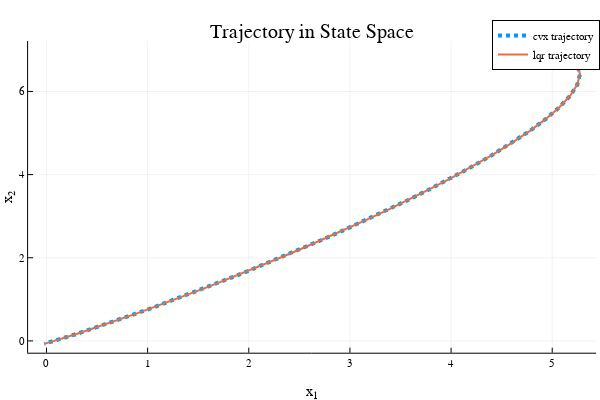

The code cell stored with this chart in its notebook:
### Code cell
@testset "Convex trajopt vs LQR" begin 
    
    # problem stuff
    dt = 0.1 
    tf = 5.0 
    t_vec = 0:dt:tf 
    N = length(t_vec)
    A,B = double_integrator_AB(dt)
    nx,nu = size(B)
    x0 = [5,7,2,-1.4] # initial condition 
    Q = diagm(ones(nx))
    R = diagm(ones(nu))
    Qf = 5*Q 
    
    # solve for X_{1:N}, U_{1:N-1} with convex optimization
    Xcvx,Ucvx = convex_trajopt(A,B,Q,R,Qf,N,x0; verbose = false)
    P, K = fhlqr(A,B,Q,R,Qf,N)
    # now let's simulate using Ucvx 
    Xsim_cvx = [zeros(nx) for i = 1:N]
    Xsim_cvx[1] = 1*x0 
    Xsim_lqr = [zeros(nx) for i = 1:N]
    Xsim_lqr[1] = 1*x0 
    for i = 1:N-1
        # simulate cvx control 
        Xsim_cvx[i+1] = A*Xsim_cvx[i] + B*Ucvx[i]
        
        # TODO: use your FHLQR control gains K to calculate u_lqr
        # simulate lqr control 
        u_lqr = -K[i] * Xsim_lqr[i]
        Xsim_lqr[i+1] = A*Xsim_lqr[i] + B*u_lqr
    end
    

    @test isapprox(Xsim_lqr[end], [-0.02286201, -0.0714058, -0.21259, -0.154030], rtol = 1e-3)
    @test 1e-13 < norm(Xsim_lqr[end] - Xsim_cvx[end]) < 1e-3
    @test 1e-13 < maximum(norm.(Xsim_lqr - Xsim_cvx)) < 1e-3

    
    # ------------------------plotting--------------------------
    X1m = mat_from_vec(Xsim_cvx)
    X2m = mat_from_vec(Xsim_lqr)
    # plot trajectory in x1 x2 space 
    plot(X1m[1,:],X1m[2,:], label = "cvx trajectory", lw = 4, ls = :dot)
    display(plot!(X2m[1,:],X2m[2,:],
                 title = "Trajectory in State Space",
                 ylabel = "x₂", xlabel = "x₁", lw = 2, label = "lqr trajectory"))
    # ------------------------plotting--------------------------

end

### Figure 1 — Plotly figure (JSON) as saved in the notebook; plotly's stock layout.template omitted (floating-point values rounded to 4 significant figures)
{"data": [{"colorbar": {"len": 0.8657, "title": "", "x": 0.9934, "y": 0.5087}, "legendgroup": "cvx trajectory", "line": {"color": "rgba(0, 154, 250, 1.000)", "dash": "dot", "shape": "linear", "width": 4}, "mode": "lines", "name": "cvx trajectory", "showlegend": true, "type": "scatter", "x": [5, 5.161, 5.249, 5.274, 5.248, 5.177, 5.071, 4.934, 4.775, 4.597, 4.405, 4.203, 3.995, 3.783, 3.57, 3.359, 3.15, 2.946, 2.747, 2.554, 2.369, 2.192, 2.022, 1.861, 1.709, 1.565, 1.429, 1.302, 1.183, 1.072, 0.9683, 0.8722, 0.7831, 0.7007, 0.6246, 0.5544, 0.4898, 0.4304, 0.3759, 0.3258, 0.2799, 0.2377, 0.199, 0.1635, 0.1307, 0.1004, 0.07241, 0.04632, 0.02191, -0.001066, -0.02286], "xaxis": "x", "y": [7, 6.839, 6.642, 6.414, 6.164, 5.898, 5.619, 5.334, 5.045, 4.755, 4.468, 4.186, 3.91, 3.643, 3.384, 3.135, 2.898, 2.671, 2.456, 2.253, 2.061, 1.881, 1.712, 1.554, 1.407, 1.271, 1.144, 1.027, 0.9188, 0.8193, 0.7278, 0.6439, 0.5672, 0.497, 0.4331, 0.3748, 0.3219, 0.2738, 0.2302, 0.1906, 0.1547, 0.1221, 0.09254, 0.06563, 0.04108, 0.01862, -0.00204, -0.02114, -0.03892, -0.05561, -0.0714], "yaxis": "y"}, {"colorbar": {"len": 0.8657, "title": "", "x": 0.9934, "y": 0.5087}, "legendgroup": "lqr trajectory", "line": {"color": "rgba(227, 111, 71, 1.000)", "dash": "solid", "shape": "linear", "width": 2}, "mode": "lines", "name": "lqr trajectory", "showlegend": true, "type": "scatter", "x": [5, 5.161, 5.249, 5.274, 5.248, 5.177, 5.071, 4.934, 4.775, 4.597, 4.405, 4.203, 3.995, 3.783, 3.57, 3.359, 3.15, 2.946, 2.747, 2.554, 2.369, 2.192, 2.022, 1.861, 1.709, 1.565, 1.429, 1.302, 1.183, 1.072, 0.9683, 0.8722, 0.7831, 0.7007, 0.6246, 0.5544, 0.4898, 0.4304, 0.3759, 0.3258, 0.2799, 0.2377, 0.199, 0.1635, 0.1307, 0.1004, 0.07241, 0.04632, 0.02191, -0.001068, -0.02286], "xaxis": "x", "y": [7, 6.839, 6.642, 6.414, 6.164, 5.898, 5.619, 5.334, 5.045, 4.755, 4.468, 4.186, 3.91, 3.643, 3.384, 3.135, 2.898, 2.671, 2.456, 2.253, 2.061, 1.881, 1.712, 1.554, 1.407, 1.271, 1.144, 1.027, 0.9188, 0.8193, 0.7278, 0.6439, 0.5672, 0.497, 0.4331, 0.3748, 0.3219, 0.2738, 0.2302, 0.1906, 0.1547, 0.1221, 0.09253, 0.06562, 0.04108, 0.01861, -0.002043, -0.02114, -0.03892, -0.05561, -0.07141], "yaxis": "y"}], "layout": {"annotations": [{"font": {"color": "rgba(0, 0, 0, 1.000)", "family": "sans-serif", "size": 20}, "rotation": 0, "showarrow": false, "text": "Trajectory in State Space", "x": 0.5201, "xanchor": "center", "xref": "paper", "y": 1, "yanchor": "top", "yref": "paper"}], "height": 400, "legend": {"bgcolor": "rgba(255, 255, 255, 1.000)", "bordercolor": "rgba(0, 0, 0, 1.000)", "borderwidth": 1, "font": {"color": "rgba(0, 0, 0, 1.000)", "family": "sans-serif", "size": 11}, "title": {"font": {"color": "rgba(0, 0, 0, 1.000)", "family": "sans-serif", "size": 15}, "text": ""}, "tracegroupgap": 0, "traceorder": "normal", "x": 1, "xanchor": "auto", "y": 1, "yanchor": "auto"}, "margin": {"b": 20, "l": 0, "r": 0, "t": 20}, "paper_bgcolor": "rgba(255, 255, 255, 1.000)", "plot_bgcolor": "rgba(255, 255, 255, 1.000)", "showlegend": true, "width": 600, "xaxis": {"anchor": "y", "domain": [0.04684, 0.9934], "gridcolor": "rgba(0, 0, 0, 0.100)", "gridwidth": 0.5, "linecolor": "rgba(0, 0, 0, 1.000)", "mirror": false, "range": [-0.1818, 5.433], "showgrid": true, "showline": true, "showticklabels": true, "tickangle": 0, "tickcolor": "rgb(0, 0, 0)", "tickfont": {"color": "rgba(0, 0, 0, 1.000)", "family": "sans-serif", "size": 11}, "tickmode": "array", "ticks": "inside", "ticktext": ["0", "1", "2", "3", "4", "5"], "tickvals": [0, 1, 2, 3, 4, 5], "title": "x₁", "titlefont": {"color": "rgba(0, 0, 0, 1.000)", "family": "sans-serif", "size": 15}, "type": "-", "visible": true, "zeroline": false, "zerolinecolor": "rgba(0, 0, 0, 1.000)"}, "yaxis": {"anchor": "x", "domain": [0.07581, 0.9415], "gridcolor": "rgba(0, 0, 0, 0.100)", "gridwidth": 0.5, "linecolor": "rgba(0, 0, 0, 1.000)", "mirror": false, "range": [-0.2835, 7.212], "showgrid": true, "showline": true, "showticklabels": true, "tickangle": 0, "tickcolor": "rgb(0, 0, 0)", "tickfont": {"color": "rgba(0, 0, 0, 1.000)", "family": "sans-serif", "size": 11}, "tickmode": "array", "ticks": "inside", "ticktext": ["0", "2", "4", "6"], "tickvals": [0, 2, 4, 6], "title": "x₂", "titlefont": {"color": "rgba(0, 0, 0, 1.000)", "family": "sans-serif", "size": 15}, "type": "-", "visible": true, "zeroline": false, "zerolinecolor": "rgba(0, 0, 0, 1.000)"}}}
